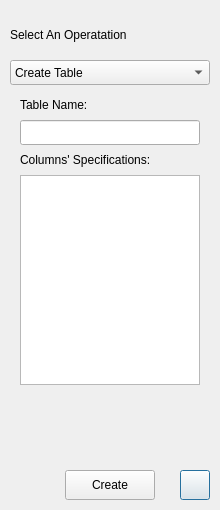
<?xml version="1.0" encoding="UTF-8"?>
<ui version="4.0">
 <class>ModifyTheTableDialog</class>
 <widget class="QDialog" name="ModifyTheTableDialog">
  <property name="geometry">
   <rect>
    <x>0</x>
    <y>0</y>
    <width>220</width>
    <height>510</height>
   </rect>
  </property>
  <property name="windowTitle">
   <string>Modify The Database</string>
  </property>
  <widget class="QComboBox" name="select_an_operation_combo_box">
   <property name="geometry">
    <rect>
     <x>10</x>
     <y>60</y>
     <width>200</width>
     <height>25</height>
    </rect>
   </property>
   <item>
    <property name="text">
     <string>Create Table</string>
    </property>
   </item>
   <item>
    <property name="text">
     <string>Drop Table</string>
    </property>
   </item>
   <item>
    <property name="text">
     <string>Add Column</string>
    </property>
   </item>
   <item>
    <property name="text">
     <string>Drop Column</string>
    </property>
   </item>
   <item>
    <property name="text">
     <string>Modify Column</string>
    </property>
   </item>
  </widget>
  <widget class="QLabel" name="select_an_operation_label">
   <property name="geometry">
    <rect>
     <x>10</x>
     <y>20</y>
     <width>200</width>
     <height>30</height>
    </rect>
   </property>
   <property name="text">
    <string>Select An Operatation</string>
   </property>
  </widget>
  <widget class="QPushButton" name="magnifier_button">
   <property name="geometry">
    <rect>
     <x>180</x>
     <y>470</y>
     <width>30</width>
     <height>30</height>
    </rect>
   </property>
   <property name="toolTip">
    <string>https://dev.mysql.com/doc/refman/8.0/en/creating-tables.html</string>
   </property>
   <property name="styleSheet">
    <string notr="true"/>
   </property>
   <property name="text">
    <string/>
   </property>
   <property name="icon">
    <iconset resource="../resources.qrc">
     <normaloff>:/icons/magnifier.png</normaloff>:/icons/magnifier.png</iconset>
   </property>
  </widget>
  <widget class="QTextEdit" name="text_edit1">
   <property name="geometry">
    <rect>
     <x>20</x>
     <y>175</y>
     <width>180</width>
     <height>210</height>
    </rect>
   </property>
  </widget>
  <widget class="QLineEdit" name="line_edit1">
   <property name="geometry">
    <rect>
     <x>20</x>
     <y>120</y>
     <width>180</width>
     <height>25</height>
    </rect>
   </property>
  </widget>
  <widget class="QLabel" name="label2">
   <property name="geometry">
    <rect>
     <x>20</x>
     <y>145</y>
     <width>180</width>
     <height>30</height>
    </rect>
   </property>
   <property name="text">
    <string>Columns' Specifications:</string>
   </property>
  </widget>
  <widget class="QLabel" name="label1">
   <property name="geometry">
    <rect>
     <x>20</x>
     <y>90</y>
     <width>180</width>
     <height>30</height>
    </rect>
   </property>
   <property name="text">
    <string>Table Name:</string>
   </property>
  </widget>
  <widget class="QLabel" name="info_label">
   <property name="geometry">
    <rect>
     <x>20</x>
     <y>385</y>
     <width>180</width>
     <height>75</height>
    </rect>
   </property>
   <property name="styleSheet">
    <string notr="true">#info_label {
	color: red;
}</string>
   </property>
   <property name="text">
    <string/>
   </property>
   <property name="wordWrap">
    <bool>true</bool>
   </property>
  </widget>
  <widget class="QPushButton" name="commit_button">
   <property name="geometry">
    <rect>
     <x>65</x>
     <y>470</y>
     <width>90</width>
     <height>30</height>
    </rect>
   </property>
   <property name="text">
    <string>Create</string>
   </property>
  </widget>
 </widget>
 <resources>
  <include location="../resources.qrc"/>
 </resources>
 <connections/>
</ui>
